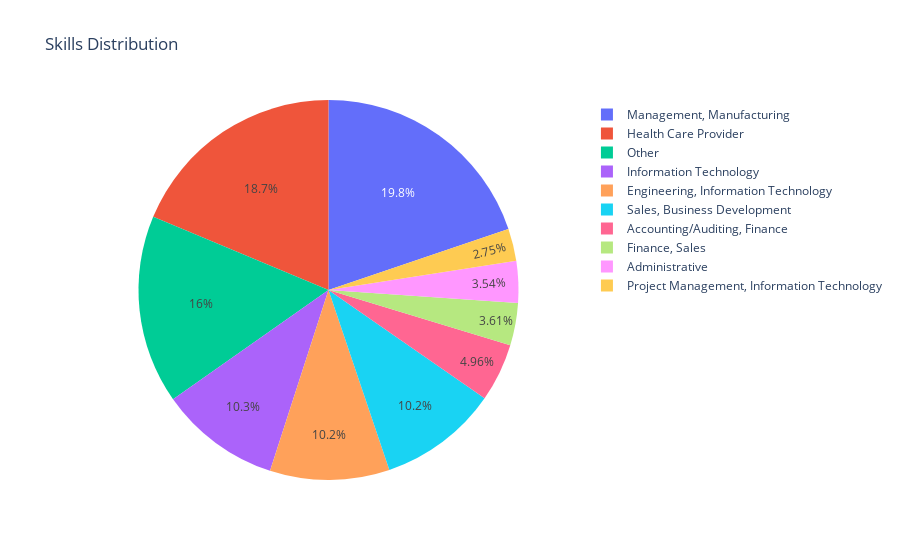

Source (notebook cell):
### Code cell
import pandas as pd
import ipywidgets as widgets
from IPython.display import display, clear_output
import plotly.express as px


# Extracting top 30 most frequent locations and required skills
top_30_locations = cleaned_data['location'].value_counts().head(10).index.tolist()
top_30_skills = cleaned_data['required_skill'].value_counts().head(10).index.tolist()

# Create widgets for filtering with top 30 options
location_dropdown = widgets.Dropdown(options=['All'] + top_30_locations, description='Location:')
skills_dropdown = widgets.Dropdown(options=['All'] + top_30_skills, description='Skills:')
experience_slider = widgets.IntSlider(min=cleaned_data['experience_level'].min(), 
                                      max=cleaned_data['experience_level'].max(), 
                                      description='Experience Level:', continuous_update=False)

# Function to filter and display the pie chart
def display_filtered_chart(location, skill, experience):
    filtered_data = cleaned_data.copy()
    
    if location != 'All':
        filtered_data = filtered_data[filtered_data['location'] == location]
    
    if skill != 'All':
        filtered_data = filtered_data[filtered_data['required_skill'] == skill]
    
    filtered_data = filtered_data[filtered_data['experience_level'] >= experience]
    
    # Filter for top 30 required skills based on the filtered data
    top_30_filtered_skills = filtered_data['required_skill'].value_counts().head(10).index.tolist()
    filtered_data = filtered_data[filtered_data['required_skill'].isin(top_30_filtered_skills)]
    
    # Create pie chart
    fig = px.pie(filtered_data, names='required_skill', title='Skills Distribution')
    
    # Update the existing output area instead of creating a new one
    with chart_output:
        clear_output(wait=True)
        display(fig.show())

# Event handler for widget changes
def handle_filter_change(change):
    display_filtered_chart(location_dropdown.value, skills_dropdown.value, experience_slider.value)

location_dropdown.observe(handle_filter_change, names='value')
skills_dropdown.observe(handle_filter_change, names='value')
experience_slider.observe(handle_filter_change, names='value')

# Display initial pie chart with default filters
chart_output = widgets.Output()
display(chart_output)
display_filtered_chart('All', 'All', cleaned_data['experience_level'].min())

# Display widgets
widgets.VBox([location_dropdown, skills_dropdown, experience_slider])

### Figure 1 — Plotly figure (JSON) as saved in the notebook; plotly's stock layout.template omitted (floating-point values rounded to 4 significant figures; data arrays with more than 128 entries replaced by an {"elided": "..."} marker saying what was removed)
{"data": [{"domain": {"x": [0, 1], "y": [0, 1]}, "hovertemplate": "required_skill=%{label}<extra></extra>", "labels": {"elided": "17800 str values"}, "legendgroup": "", "name": "", "showlegend": true, "type": "pie"}], "layout": {"legend": {"tracegroupgap": 0}, "title": {"text": "Skills Distribution"}}}
